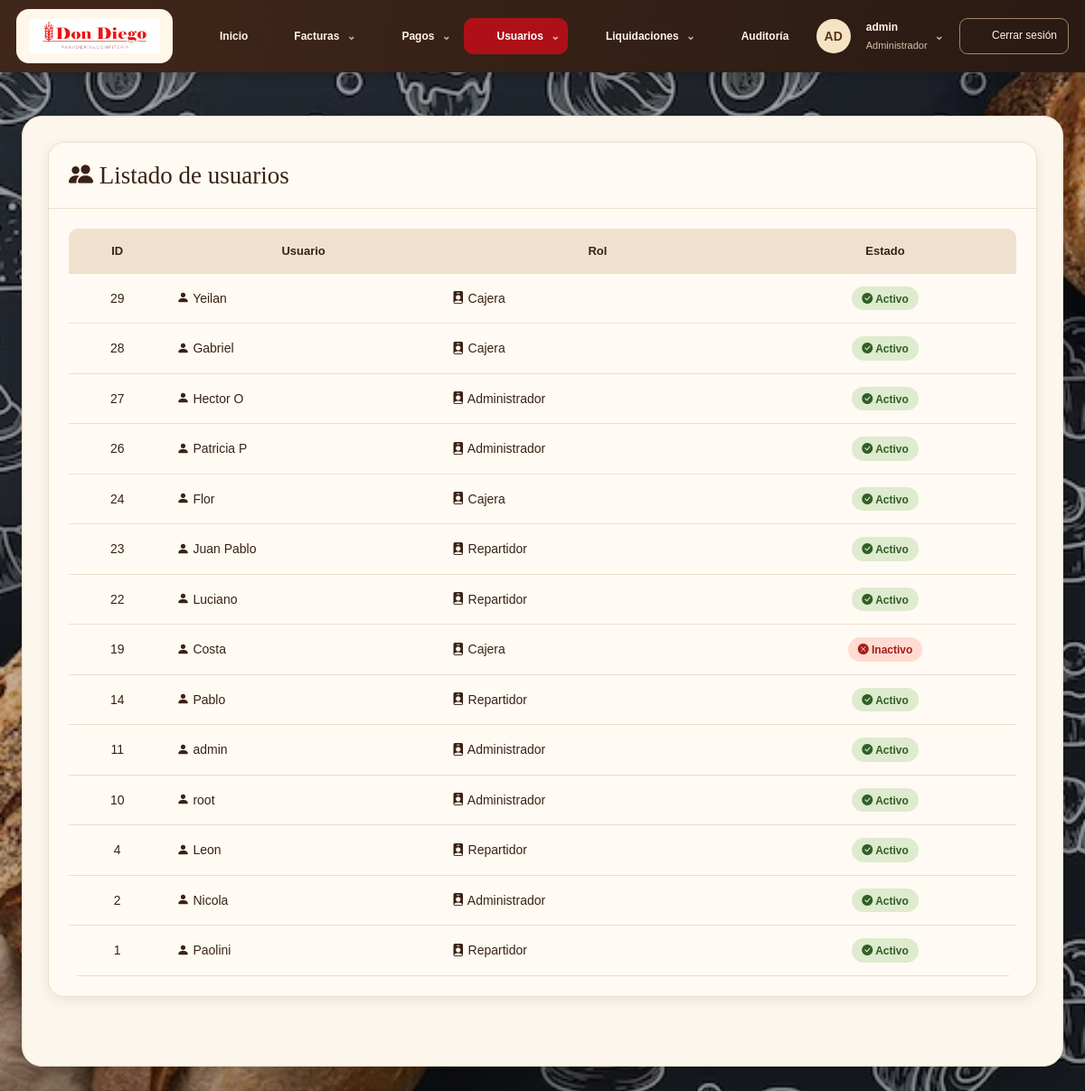
The app's page /listar_usuario.php (signed in) with its own data.
### tables this page shows
CREATE TABLE `usuario` (
  `id` smallint(5) UNSIGNED NOT NULL,
  `usuario` varchar(32) NOT NULL,
  `contrasenia` varchar(255) NOT NULL,
  `activo` tinyint(1) NOT NULL DEFAULT 1,
  `id_ROL` tinyint(3) UNSIGNED NOT NULL
);

CREATE TABLE `rol` (
  `id` tinyint(3) UNSIGNED NOT NULL,
  `nombre` varchar(20) NOT NULL
);

### listar_usuario.php (the view, shortened to what this page needs)
<?php
require_once "conexion.php";
$sql = "SELECT  usuario.id, usuario.usuario, rol.nombre AS rol, usuario.activo
        FROM usuario INNER JOIN rol ON usuario.id_rol = rol.id
        ORDER BY usuario.id DESC";
$stmt = $conexion->prepare($sql);
$stmt->execute();
$usuarios = $stmt->fetchAll(PDO::FETCH_ASSOC);
?>
<!DOCTYPE html>
<html lang="es">
<head>
    <link rel="stylesheet" href="css/bootstrap-5.3.8/css/bootstrap.min.css">
    <link rel="stylesheet" href="css/estilo.css">
    <link rel="stylesheet" href="fondo-sistema.css?v=1">
    <link rel="stylesheet" href="tema-don-diego.css?v=2">
<link rel="stylesheet" href="imagenes/bootstrap-icons-1.13.1/bootstrap-icons.min.css">
</head>
<body>
    <?php require_once "menu.php"; ?>
    <div class="container mt-5">
        <div class="card shadow mb-5">
            <div class="card-header bg-dark text-white text-center">
                <h4 class="mb-0"><i class="bi bi-people-fill"></i> Listado de usuarios</h4>
            </div>
            <div class="card-body">
                <?php if (count($usuarios) > 0): ?>
                    <div class="table-responsive">
                        <table class="table table-bordered table-hover align-middle">
                            <thead class="table-dark text-center">
                                <tr>
                                    <th>ID</th>
                                    <th>Usuario</th>
                                    <th>Rol</th>
                                    <th>Estado</th>
                                </tr>
                            </thead>
                            <tbody>
                                <?php foreach ($usuarios as $usuario): ?>
                                    <tr>
                                        <td class="text-center"><?= htmlspecialchars($usuario["id"]) ?></td>
                                        <td><i class="bi bi-person-fill"></i> <?= htmlspecialchars($usuario["usuario"]) ?></td>
                                        <td><i class="bi bi-person-badge-fill"></i> <?= htmlspecialchars($usuario["rol"]) ?></td>
                                        <td class="text-center">
                                            <?php if ($usuario["activo"] == 1): ?>
                                                <span class="badge bg-success"><i class="bi bi-check-circle-fill"></i> Activo</span>
                                            <?php else: ?>
                                                <span class="badge bg-danger"><i class="bi bi-x-circle-fill"></i> Inactivo</span>
                                            <?php endif; ?>
                                        </td>
                                    </tr>
                                <?php endforeach; ?>
                            </tbody>
                        </table>
                    </div>
                <?php endif; ?>
            </div>
        </div>
    </div>
</body>
</html>

### css/estilo.css (style rules this page uses)
body { font-family: Arial, sans-serif; background: #f5f5f5; margin: 0; padding: 0; width: 100%; max-width: 100%; overflow-x: hidden; }

### fondo-sistema.css (style rules this page uses)
@media screen { body, body.bg-light { min-height:100vh; background:linear-gradient(rgba(14,18,22,.18),rgba(14,18,22,.18)), url("fondo-login.jpg") center / cover no-repeat fixed !important; } }
@media screen { body > .container, body > main { background:#fffaf5; color:#212529; border-radius:16px; padding-top:24px; padding-bottom:24px; box-shadow:0 12px 36px rgba(0,0,0,.22); margin-bottom:28px; } }
@media screen { .card { background-color:#fffaf5; } }
@media screen { .table-responsive { background-color:#fff; } }

### tema-don-diego.css (style rules this page uses)
:root { --dd-cream:#fffaf3;--dd-paper:#fcf6ed;--dd-brown:#392216;--dd-muted:#856f5d;--dd-red:#af1018;--dd-line:#eadfce;--dd-shadow:0 4px 14px #38221614 }
@media screen { body,body.bg-light { font-family:Arial,Helvetica,sans-serif;color:var(--dd-brown);background:linear-gradient(#171b1e30,#171b1e30),url('fondo-login.jpg') center/cover fixed!important;min-height:100vh } }
@media screen { body>.container,body>main.dd-panel { max-width:1240px;width:calc(100% - 48px);margin:28px auto;background:var(--dd-paper);border:1px solid var(--dd-line);border-radius:22px;padding:28px;box-shadow:0 18px 45px #0003;color:var(--dd-brown) } }
@media screen { h1,h2,h3,h4,.dd-stat strong { font-family:Georgia,'Times New Roman',serif;color:var(--dd-brown) } }
@media screen { .card { background:var(--dd-cream);border:1px solid var(--dd-line)!important;border-radius:18px!important;box-shadow:var(--dd-shadow)!important;overflow:visible } }
@media screen { .card-header { border-radius:18px 18px 0 0!important;padding:20px 22px;border-bottom:1px solid var(--dd-line) } }
@media screen { .card-header.bg-dark,.card-header.bg-primary { background:var(--dd-cream)!important;color:var(--dd-brown)!important;text-align:left!important } }
@media screen { .card-header h3,.card-header h4,.card-header h5 { color:inherit;font-family:Georgia,serif;font-size:27px } }
@media screen { .card-body { padding:22px } }
@media screen { .table { --bs-table-bg:transparent;--bs-table-color:var(--dd-brown);--bs-table-border-color:#eadfce;--bs-table-hover-bg:#f1e6d8;--bs-table-striped-bg:#faf4eb;font-size:14px;margin-bottom:0 } }
@media screen { .table>:not(caption)>*>* { padding:14px 12px;vertical-align:middle } }
@media screen { .table-bordered>:not(caption)>*>* { border-left:0;border-right:0 } }
@media screen { .table thead,.table-dark { --bs-table-bg:#f0e1ce;--bs-table-color:var(--dd-brown);--bs-table-border-color:#eadfce } }
@media screen { .table thead th { font-size:13px;font-weight:700;white-space:nowrap } }
@media screen { .table-responsive { border-radius:10px;background:var(--dd-cream) } }
@media screen { .badge { padding:7px 11px;border-radius:30px;font-size:12px;font-weight:600 } }
@media screen { .badge.bg-success { background:#deebce!important;color:#315e27!important } }
@media screen { .badge.bg-danger { background:#ffdbd2!important;color:#a51c18!important } }

### records on screen
usuario: id "29", usuario "Yeilan", id_ROL.nombre "Cajera", activo 1 (drawn)
usuario: id "28", usuario "Gabriel", id_ROL.nombre "Cajera", activo 1 (drawn)
usuario: id "27", usuario "Hector O", id_ROL.nombre "Administrador", activo 1 (drawn)
usuario: id "26", usuario "Patricia P", id_ROL.nombre "Administrador", activo 1 (drawn)
usuario: id "24", usuario "Flor", id_ROL.nombre "Cajera", activo 1 (drawn)
usuario: id "23", usuario "Juan Pablo", id_ROL.nombre "Repartidor", activo 1 (drawn)
usuario: id "22", usuario "Luciano", id_ROL.nombre "Repartidor", activo 1 (drawn)
usuario: id "19", usuario "Costa", id_ROL.nombre "Cajera", activo 0 (drawn)
usuario: id "14", usuario "Pablo", id_ROL.nombre "Repartidor", activo 1 (drawn)
usuario: id "11", usuario "admin", id_ROL.nombre "Administrador", activo 1 (drawn)
usuario: id "10", usuario "root", id_ROL.nombre "Administrador", activo 1 (drawn)
usuario: id "4", usuario "Leon", id_ROL.nombre "Repartidor", activo 1 (drawn)
usuario: id "2", usuario "Nicola", id_ROL.nombre "Administrador", activo 1 (drawn)
usuario: id "1", usuario "Paolini", id_ROL.nombre "Repartidor", activo 1 (drawn)

### other values on screen
ddEsc($ddEtiqueta) "Facturas"
ddEsc($ddEtiqueta) "Pagos"
ddEsc($ddEtiqueta) "Usuarios"
ddEsc($ddEtiqueta) "Liquidaciones"
ddEsc($ddIniciales) "AD"
ddEsc($ddNombre) "admin"
ddEsc(ucfirst($rolUsuario ?? 'Usuario')) "Administrador"
